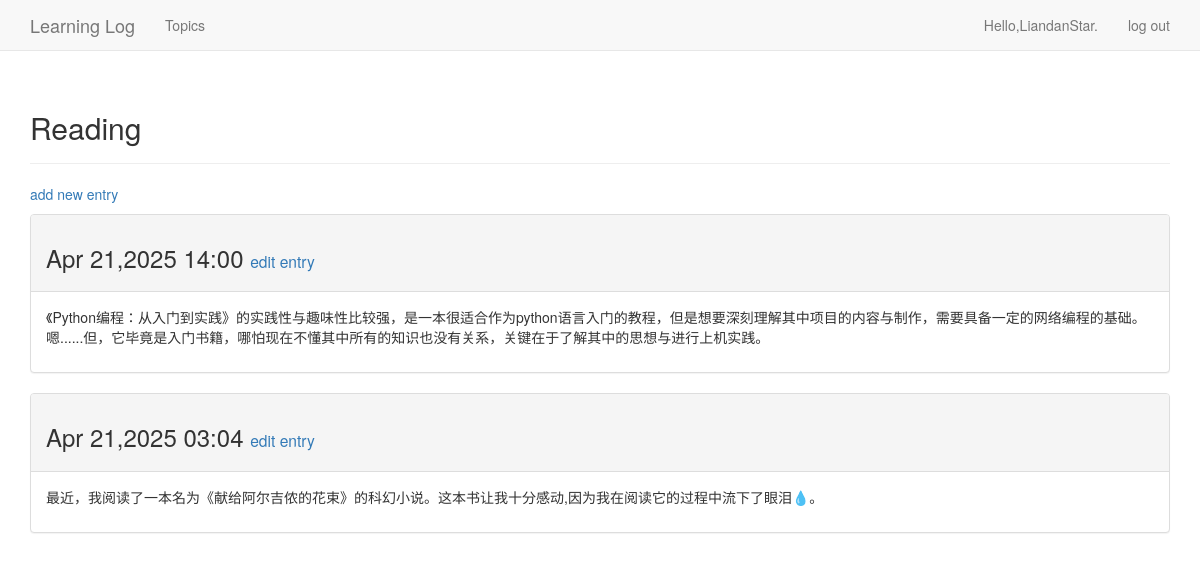
/topics/1 (signed in), run on the app's committed database.
### learning_logs/models.py (models this page shows, shortened)
class Topic(models.Model):
    text = models.CharField(max_length=200)
    date_added = models.DateTimeField(auto_now_add=True)
    owner = models.ForeignKey(User,on_delete=models.CASCADE)
    def __str__(self):
        return self.text

class Entry(models.Model):
    topic = models.ForeignKey(Topic,on_delete=models.CASCADE)
    text = models.TextField()
    date_added = models.DateTimeField(auto_now_add=True)
    class Meta:
        verbose_name_plural = "entries"

### learning_logs/views.py (the view)
# urls.py: path('topics/<int:topic_id>',views.topic,name='topic'),
@login_required
def topic(request,topic_id):
    topic = Topic.objects.get(id = topic_id)
    entries = topic.entry_set.order_by('-date_added')
    context = {'topic':topic,'entries':entries}
    return render(request,'learning_logs/topic.html',context)

### learning_logs/templates/learning_logs/topic.html
  {% extends "learning_logs/base.html" %}
  {% block header %}
    <h2>{{ topic }}</h2>
  {% endblock header %}
  {% block content %}
    <p>
      <a href="{% url 'learning_logs:new_entry' topic.id %}">add new entry</a>
    </p>
    {% for entry in entries %}
      <div class="panel panel-default">
        <div class="panel-heading">
          <h3>
            {{entry.date_added|date:'M d,Y H:i'}}
            <small>
              <a href="{% url 'learning_logs:edit_entry' entry.id %}">edit entry</a>
            </small>
          </h3>
        </div>
        <div class="panel-body">
          {{entry.text|linebreaks}}
        </div>
      </div>
    {% empty %}
        There are no entries for this topic yet.
    {% endfor %}
  {% endblock content %}

### learning_logs/templates/learning_logs/base.html (shortened to what this page needs)
{% load bootstrap3 %}
<!DOCTYPE html>
<html lang="en">
  <head>
    {% bootstrap_css %}
  </head>
  <body>
    <nav class="navbar navbar-default navbar-static-top">
      <div class="container">
        <div class="navbar-header">
          <a class="navbar-brand" href="{% url 'learning_logs:index' %}">Learning Log</a>
        </div>
        <div id="navbar" class="navbar-collapse collapse">
          <ul class="nav navbar-nav">
            <li><a href="{% url 'learning_logs:topics' %}">Topics</a></li>
          </ul>
          <ul class="nav navbar-nav navbar-right">
            {% if user.is_authenticated %}
              <li><a>Hello,{{ user.username }}.</a></li>
              <li><a href="{% url 'users:logout' %}">log out</a></li>
            {% else %}
              <li><a href="{% url 'users:register' %}">register</a></li>
              <li><a href="{% url 'users:login' %}">log in</a></li>
            {% endif %}
          </ul>
        </div>
      </div>
    </nav>
    <div class="container">
      <div class="page-header">
        {% block header %}{% endblock header %}
      </div>
      <div>
        {% block content %}{% endblock content %}
      </div>
    </div>
  </body>
</html>

### data on the page
Topic: text "Reading"
Entry: date_added "Apr 21,2025 14:00", text "《Python编程：从入门到实践》的实践性与趣味性比较强，是一本很适合作为python语言入门的教程，但是想要深刻理解其中项目的内容与制作，需要具备一定的网络编程的基础。嗯......但，它毕竟是入门书籍，哪怕现在不懂其中所有的知识也没有关系，关键在于了解其中的思想与进行上机实践。"
Entry: date_added "Apr 21,2025 03:04", text "最近，我阅读了一本名为《献给阿尔吉侬的花束》的科幻小说。这本书让我十分感动,因为我在阅读它的过程中流下了眼泪💧。"

### other printed values
{{ user.username }} "LiandanStar"
